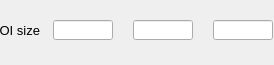
    <widget class="PyDMFrame" name="composite_5">
      <property name="geometry">
        <rect>
          <x>462</x>
          <y>385</y>
          <width>274</width>
          <height>65</height>
        </rect>
      </property>
      <widget class="QLabel" name="text_14">
        <property name="geometry">
          <rect>
            <x>0</x>
            <y>20</y>
            <width>40</width>
            <height>20</height>
          </rect>
        </property>
        <property name="text">
          <string>ROI size</string>
        </property>
        <property name="font" stdset="0">
          <font>
            <pointsize>10</pointsize>
          </font>
        </property>
        <property name="brush" stdset="0">
          <brush brushstyle="SolidPattern">
            <color alpha="255">
              <red>0</red>
              <green>0</green>
              <blue>0</blue>
            </color>
          </brush>
        </property>
        <property name="toolTip">
          <string>text_14</string>
        </property>
        <property name="alignment">
          <set>Qt::AlignRight|Qt::AlignTrailing|Qt::AlignVCenter</set>
        </property>
        <property name="styleSheet">
          <string notr="true">QLabel#text_14 {
  color: rgb(0, 0, 0);
  }</string>
        </property>
      </widget>
      <widget class="PyDMLineEdit" name="text_entry_8">
        <property name="geometry">
          <rect>
            <x>133</x>
            <y>20</y>
            <width>60</width>
            <height>20</height>
          </rect>
        </property>
        <property name="channel" stdset="0">
          <string>ca://${prefix}SizeY</string>
        </property>
        <property name="toolTip">
          <string>${prefix}SizeY</string>
        </property>
        <property name="font" stdset="0">
          <font>
            <pointsize>10</pointsize>
          </font>
        </property>
        <property name="styleSheet">
          <string notr="true">PyDMLineEdit#text_entry_8 {
  color: rgb(0, 0, 0);
  background-color: rgb(115, 223, 255);
  border: 1px solid black;
  margin: 0px;
  padding: 0px;
  spacing: 0px;
  }</string>
        </property>
      </widget>
      <widget class="PyDMLabel" name="text_update_18">
        <property name="geometry">
          <rect>
            <x>133</x>
            <y>0</y>
            <width>61</width>
            <height>18</height>
          </rect>
        </property>
        <property name="toolTip">
          <string>PV: ${prefix}SizeY_RBV</string>
        </property>
        <property name="channel" stdset="0">
          <string>ca://${prefix}SizeY_RBV</string>
        </property>
        <property name="font" stdset="0">
          <font>
            <pointsize>10</pointsize>
          </font>
        </property>
        <property name="alignment">
          <set>Qt::AlignCenter</set>
        </property>
        <property name="textInteractionFlags">
          <set>Qt::TextSelectableByKeyboard|Qt::TextSelectableByMouse</set>
        </property>
        <property name="styleSheet">
          <string notr="true">PyDMLabel#text_update_18 {
  color: rgb(10, 0, 184);
  background-color: rgb(187, 187, 187);
  }</string>
        </property>
      </widget>
      <widget class="PyDMLineEdit" name="text_entry_9">
        <property name="geometry">
          <rect>
            <x>213</x>
            <y>20</y>
            <width>60</width>
            <height>20</height>
          </rect>
        </property>
        <property name="channel" stdset="0">
          <string>ca://${prefix}SizeZ</string>
        </property>
        <property name="toolTip">
          <string>${prefix}SizeZ</string>
        </property>
        <property name="font" stdset="0">
          <font>
            <pointsize>10</pointsize>
          </font>
        </property>
        <property name="styleSheet">
          <string notr="true">PyDMLineEdit#text_entry_9 {
  color: rgb(0, 0, 0);
  background-color: rgb(115, 223, 255);
  border: 1px solid black;
  margin: 0px;
  padding: 0px;
  spacing: 0px;
  }</string>
        </property>
      </widget>
      <widget class="PyDMLabel" name="text_update_19">
        <property name="geometry">
          <rect>
            <x>213</x>
            <y>0</y>
            <width>61</width>
            <height>18</height>
          </rect>
        </property>
        <property name="toolTip">
          <string>PV: ${prefix}SizeZ_RBV</string>
        </property>
        <property name="channel" stdset="0">
          <string>ca://${prefix}SizeZ_RBV</string>
        </property>
        <property name="font" stdset="0">
          <font>
            <pointsize>10</pointsize>
          </font>
        </property>
        <property name="alignment">
          <set>Qt::AlignCenter</set>
        </property>
        <property name="textInteractionFlags">
          <set>Qt::TextSelectableByKeyboard|Qt::TextSelectableByMouse</set>
        </property>
        <property name="styleSheet">
          <string notr="true">PyDMLabel#text_update_19 {
  color: rgb(10, 0, 184);
  background-color: rgb(187, 187, 187);
  }</string>
        </property>
      </widget>
      <widget class="PyDMLineEdit" name="text_entry_10">
        <property name="geometry">
          <rect>
            <x>53</x>
            <y>20</y>
            <width>60</width>
            <height>20</height>
          </rect>
        </property>
        <property name="channel" stdset="0">
          <string>ca://${prefix}SizeX</string>
        </property>
        <property name="toolTip">
          <string>${prefix}SizeX</string>
        </property>
        <property name="font" stdset="0">
          <font>
            <pointsize>10</pointsize>
          </font>
        </property>
        <property name="styleSheet">
          <string notr="true">PyDMLineEdit#text_entry_10 {
  color: rgb(0, 0, 0);
  background-color: rgb(115, 223, 255);
  border: 1px solid black;
  margin: 0px;
  padding: 0px;
  spacing: 0px;
  }</string>
        </property>
      </widget>
      <widget class="PyDMLabel" name="text_update_20">
        <property name="geometry">
          <rect>
            <x>53</x>
            <y>0</y>
            <width>61</width>
            <height>18</height>
          </rect>
        </property>
        <property name="toolTip">
          <string>PV: ${prefix}SizeX_RBV</string>
        </property>
        <property name="channel" stdset="0">
          <string>ca://${prefix}SizeX_RBV</string>
        </property>
        <property name="font" stdset="0">
          <font>
            <pointsize>10</pointsize>
          </font>
        </property>
        <property name="alignment">
          <set>Qt::AlignCenter</set>
        </property>
        <property name="textInteractionFlags">
          <set>Qt::TextSelectableByKeyboard|Qt::TextSelectableByMouse</set>
        </property>
        <property name="styleSheet">
          <string notr="true">PyDMLabel#text_update_20 {
  color: rgb(10, 0, 184);
  background-color: rgb(187, 187, 187);
  }</string>
        </property>
      </widget>
      <widget class="PyDMFrame" name="composite_6">
        <property name="geometry">
          <rect>
            <x>53</x>
            <y>45</y>
            <width>220</width>
            <height>20</height>
          </rect>
        </property>
        <widget class="PyDMSlider" name="valuator_3">
          <property name="geometry">
            <rect>
              <x>462</x>
              <y>385</y>
              <width>60</width>
              <height>20</height>
            </rect>
          </property>
          <property name="channel" stdset="0">
            <string>ca://${prefix}SizeX</string>
          </property>
          <property name="toolTip">
            <string>${prefix}SizeX</string>
          </property>
          <property name="orientation" stdset="0">
            <string>Qt::Horizontal</string>
          </property>
          <property name="showLimitLabels" stdset="0">
            <bool>true</bool>
          </property>
          <property name="showValueLabel" stdset="0">
            <bool>false</bool>
          </property>
          <property name="showUnits" stdset="0">
            <bool>false</bool>
          </property>
          <property name="tickPosition" stdset="0">
            <enum>QSlider::NoTicks</enum>
          </property>
          <property name="precision" stdset="0">
            <number>1</number>
          </property>
          <property name="styleSheet">
            <string notr="true">PyDMSlider#valuator_3 {
  color: rgb(0, 0, 0);
  background-color: rgb(115, 223, 255);
  }</string>
          </property>
        </widget>
        <widget class="PyDMSlider" name="valuator_4">
          <property name="geometry">
            <rect>
              <x>542</x>
              <y>385</y>
              <width>60</width>
              <height>20</height>
            </rect>
          </property>
          <property name="channel" stdset="0">
            <string>ca://${prefix}SizeY</string>
          </property>
          <property name="toolTip">
            <string>${prefix}SizeY</string>
          </property>
          <property name="orientation" stdset="0">
            <string>Qt::Horizontal</string>
          </property>
          <property name="showLimitLabels" stdset="0">
            <bool>true</bool>
          </property>
          <property name="showValueLabel" stdset="0">
            <bool>false</bool>
          </property>
          <property name="showUnits" stdset="0">
            <bool>false</bool>
          </property>
          <property name="tickPosition" stdset="0">
            <enum>QSlider::NoTicks</enum>
          </property>
          <property name="precision" stdset="0">
            <number>1</number>
          </property>
          <property name="styleSheet">
            <string notr="true">PyDMSlider#valuator_4 {
  color: rgb(0, 0, 0);
  background-color: rgb(115, 223, 255);
  }</string>
          </property>
        </widget>
        <widget class="PyDMSlider" name="valuator_5">
          <property name="geometry">
            <rect>
              <x>622</x>
              <y>385</y>
              <width>60</width>
              <height>20</height>
            </rect>
          </property>
          <property name="channel" stdset="0">
            <string>ca://${prefix}SizeZ</string>
          </property>
          <property name="toolTip">
            <string>${prefix}SizeZ</string>
          </property>
          <property name="orientation" stdset="0">
            <string>Qt::Horizontal</string>
          </property>
          <property name="showLimitLabels" stdset="0">
            <bool>true</bool>
          </property>
          <property name="showValueLabel" stdset="0">
            <bool>false</bool>
          </property>
          <property name="showUnits" stdset="0">
            <bool>false</bool>
          </property>
          <property name="tickPosition" stdset="0">
            <enum>QSlider::NoTicks</enum>
          </property>
          <property name="precision" stdset="0">
            <number>1</number>
          </property>
          <property name="styleSheet">
            <string notr="true">PyDMSlider#valuator_5 {
  color: rgb(0, 0, 0);
  background-color: rgb(115, 223, 255);
  }</string>
          </property>
        </widget>
      </widget>
    </widget>
